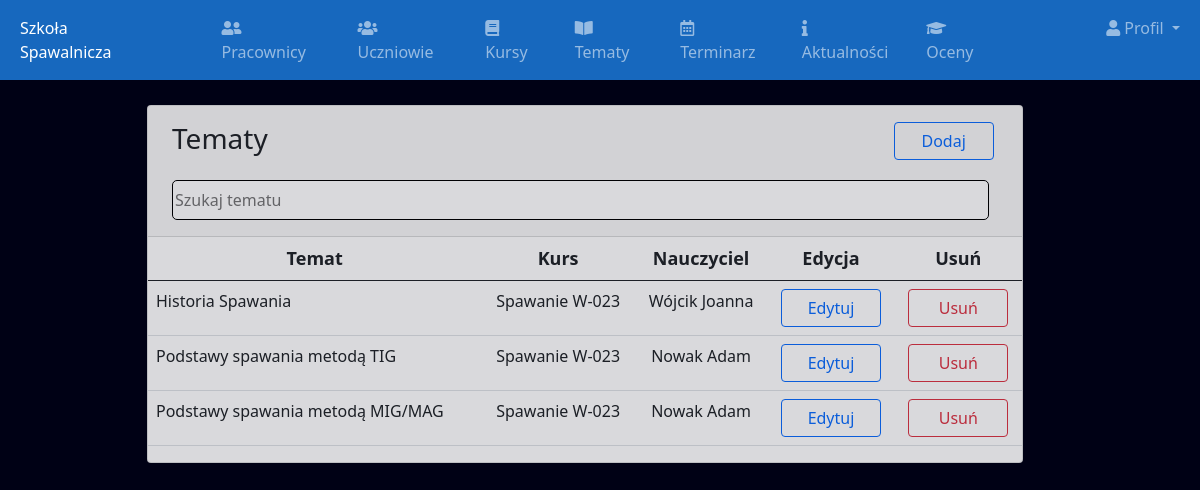
Screenshot of /adminmanagesubjects/ (signed in) with the database file from the repository.
### school/models.py (models this page shows)
class Subjects(models.Model):
    id=models.AutoField(primary_key=True)
    subjectname=models.CharField(max_length=100)
    courseid=models.ForeignKey(Courses,on_delete=models.CASCADE,default=1)
    staffid=models.ForeignKey(CustomUser,on_delete=models.CASCADE)
    created_at=models.DateTimeField(auto_now_add=True)
    updated_at=models.DateTimeField(auto_now_add=True)
    objects=models.Manager()

class Courses(models.Model):
    id=models.AutoField(primary_key=True)
    coursename=models.CharField(max_length=100)
    created_at=models.DateTimeField(auto_now_add=True)
    updated_at=models.DateTimeField(auto_now_add=True)
    objects=models.Manager()

class CustomUser(AbstractUser):
    user_type_data=((1,"HOD"),(2,"Staff"),(3,"Student"))
    user_type=models.CharField(default=1, choices=user_type_data,max_length=10)

### school/adminviews.py (the view)
# urls.py: path('adminmanagesubjects/', adminviews.adminmanagesubjects, name="adminmanagesubjects"),
def adminmanagesubjects(request):
    subjects=Subjects.objects.all()
    return render(request,"school/admin/adminmanagesubjects.html",{"subjects":subjects})

### school/logincheck.py (called while the page is built, shortened)
    def process_view(self,request,view_func,view_args,view_kwargs):
        modulename=view_func.__module__
        user=request.user
        if user.is_authenticated:
            if user.user_type == "1":
                if modulename == "school.adminviews":
                    pass
                elif modulename == "school.views":
                    pass
                else:
                    return HttpResponseRedirect(reverse("adminhome"))
            else:
                modulename == "school.views"
        else:
            if request.path == reverse("loginpage") or request.path == reverse("signin") or modulename == "django.contrib.auth.views" or request.path == reverse("home") or request.path == reverse("contact"):
                pass
            else:
                return HttpResponseRedirect(reverse("loginpage"))

### school/templates/school/admin/adminmanagesubjects.html (shortened to what this page needs)
{% extends 'admin/adminbase.html' %}
{% block content %}
<section class="content">
    <div class="container-fluid">
        <div class="row">
            <div class="col-12">
                <div class="card">
                    <div class="card-header">
                        <div class="row">
                            <div class="col-lg-10 text-jusify-left ms-2 my-2">
                                <h3 class="card-title">Tematy</h3>
                            </div>
                            <div class="col-lg-1 text-jusify-right my-2">
                                <a href="{% url 'adminaddsubject'  %}" class="button btn btn-outline-primary">Dodaj</a>
                            </div>
                        </div>
                        <input type="text" class="search ms-2 my-2" id="search" onkeyup="mySearch()" placeholder="Szukaj tematu" title="name">
                    </div>
                    <div class="card-body table-responsive p-0">
                        <table class="table table-hover text-nowrap" id="myTable">
                            <thead class="mtable">
                                <tr style="text-align:center">
                                    <th>Temat</th>
                                    <th>Kurs</th>
                                    <th>Nauczyciel</th>
                                    <th>Edycja</th>
                                    <th>Usuń</th>
                                </tr>
                            </thead>
                            <tbody>
                                {% for subject in subjects %}
                                <tr style="text-align:center">
                                    <td style="text-align:left">{{ subject.subjectname }}</td>
                                    <td>{{ subject.courseid.coursename }}</td>
                                    <td>{{ subject.staffid.last_name }} {{ subject.staffid.first_name }}</td>
                                    <td><a href="/admineditsubject/{{ subject.id }}" class="button btn btn-outline-primary">Edytuj</a></td>
                                    <td><a href="/admindeletesubject/{{ subject.id }}"  class="button btn btn-outline-danger">Usuń</a></td>
                                </tr>
                                {% endfor %}
                            </tbody>
                        </table>
                    </div>
                </div>
            </div>
        </div>
    </div>
</section>
{% endblock %}

### school/templates/school/admin/adminbase.html (style rules this page uses)
body { background: #000115; }

### school/templates/school/admin/adminmanagesubjects.html (style rules this page uses)
.content { width: 75%; top: 200px; left: 45%; transform: translate(15%, 25px); opacity: 85%; }
.button { width: 100px; height: 25x; }
.search { width: 97%; height: 40px; border: none; border:solid 1px #000000; border-radius: 5px; }
.mtable { font-size: 18px; }

### rows the page displays
Subjects: subjectname "Historia Spawania", courseid.coursename "Spawanie W-023", staffid.last_name "Wójcik", staffid.first_name "Joanna"
Subjects: subjectname "Podstawy spawania metodą TIG", courseid.coursename "Spawanie W-023", staffid.last_name "Nowak", staffid.first_name "Adam"
Subjects: subjectname "Podstawy spawania metodą MIG/MAG", courseid.coursename "Spawanie W-023", staffid.last_name "Nowak", staffid.first_name "Adam"
